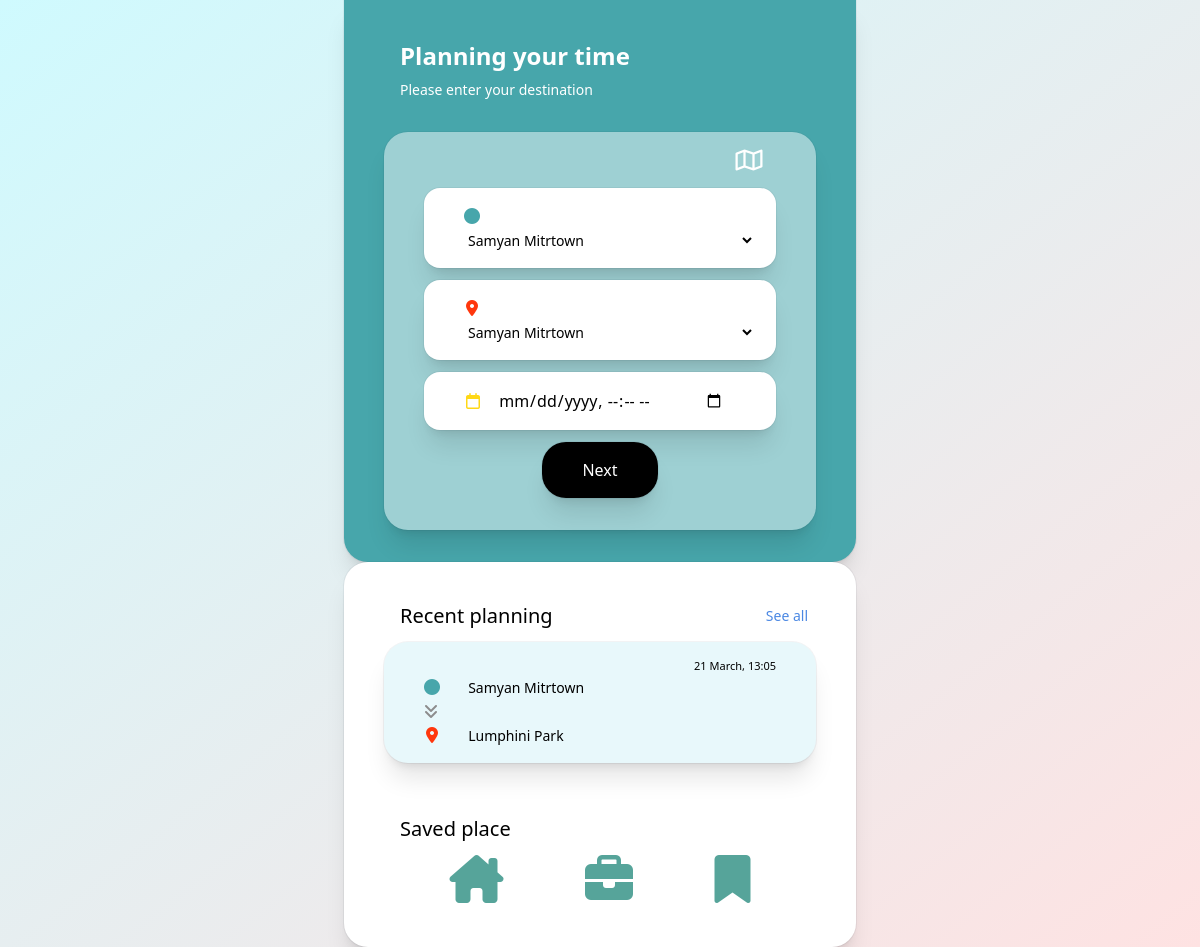
Page /home/ on the earlier database version.
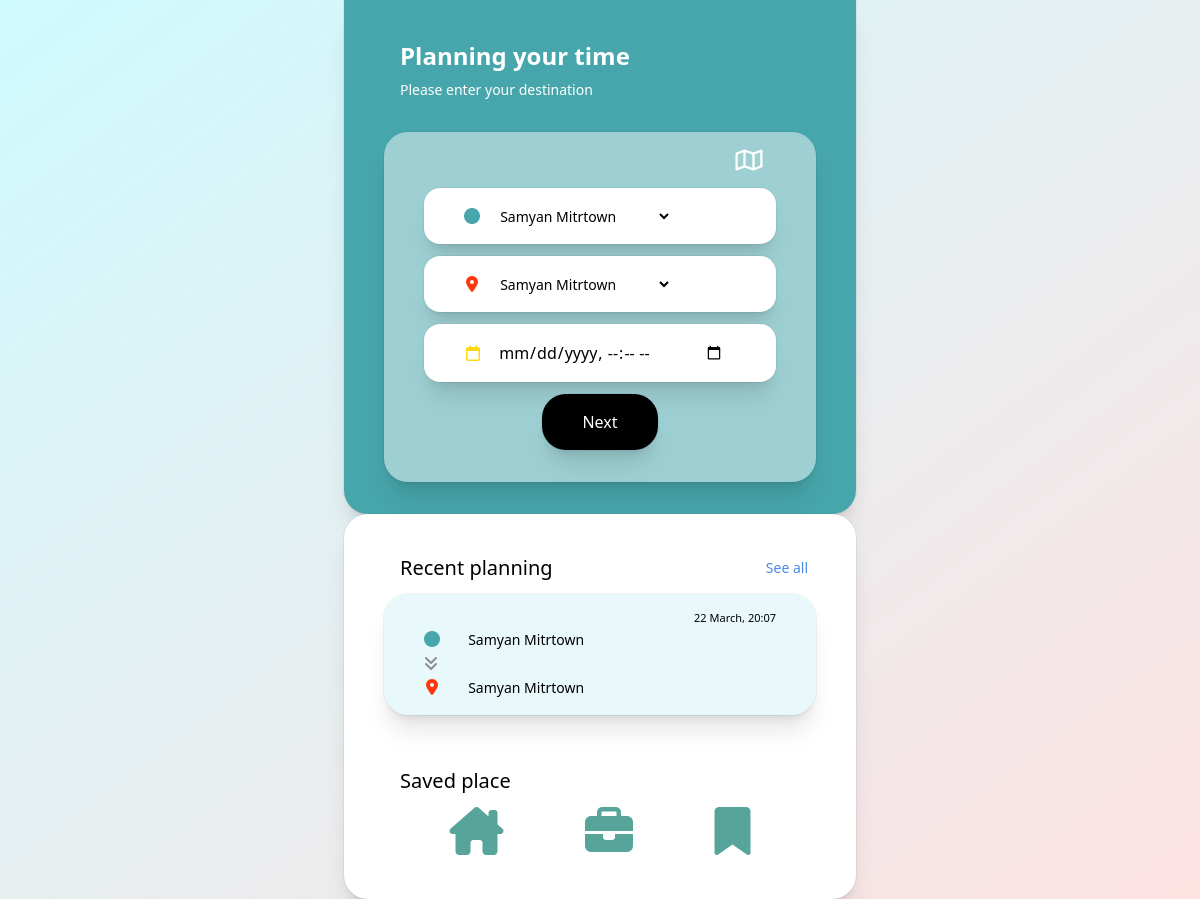
Same page on the later database version.
### home/models.py (models this page shows)
class Recentplan(models.Model):
    user_id = models.PositiveIntegerField()
    origin_name = models.CharField(max_length=255)
    origin_pos = models.CharField(max_length=255)
    destin_name = models.CharField(max_length=255)
    destin_pos = models.CharField(max_length=255)
    avg_time = models.PositiveIntegerField()
    timestamp = models.DateTimeField()

### home/views.py (the view)
# urls.py: path('', views.index, name='index_home'),
def index(request):
    template = loader.get_template('home.html')
    data_recent = Recentplan.objects.last()
    location_data = location.objects.all().values()
    context = {
        'last_data': data_recent,
        'location_data': location_data
    }
    return HttpResponse(template.render(context, request))

### home/templates/home.html (shortened to what the changed rows need)
<!DOCTYPE html>
<html>
    <head>
        <script src="https://cdn.tailwindcss.com"></script>
    </head>
    <body>
        <div class="bg-gradient-to-br from-cyan-100 to-red-100 min-h-screen">
            <div class="relative bg-white px-6 pt-10 pb-8 shadow-xl ring-1 ring-gray-900/5 sm:mx-auto sm:max-w-lg sm:rounded-3xl sm:px-10 space-y-3">
                <div class="relative bg-[#e8f8fb] px-6 pt-4 pb-4 shadow-xl ring-1 ring-gray-900/5 rounded-2xl sm:mx-auto sm:max-w-lg sm:rounded-3xl sm:px-10">
                    <a>
                        <p class="text-right text-[11px]">
                            {{ last_data.timestamp|date:"j F, H:i" }}
                        </p>
                        <i class="fa-solid fa-circle pr-3 text-[#47a6ab]"></i>
                        <a class="text-sm ml-3">
                            {{ last_data.origin_name }}
                        </a>
                        <br>
                        <i class="fa-solid fa-angles-down ml-0.49 text-[#8c8c8c]"></i>
                        <br>
                        <i class="fa-solid fa-location-dot pl-0.5 pr-3.5 text-[#FF370D]"></i>
                        <a class="text-sm ml-3">
                            {{ last_data.destin_name }}
                        </a>
                    </a>
                </div>
            </div>
        </div>
    </body>
</html>

Differences in the rows shown:
no longer on this page (row unchanged): Recentplan: timestamp "21 March, 13:05", origin_name "Samyan Mitrtown", destin_name "Lumphini Park"
added Recentplan: timestamp "22 March, 20:07", origin_name "Samyan Mitrtown", destin_name "Samyan Mitrtown"
